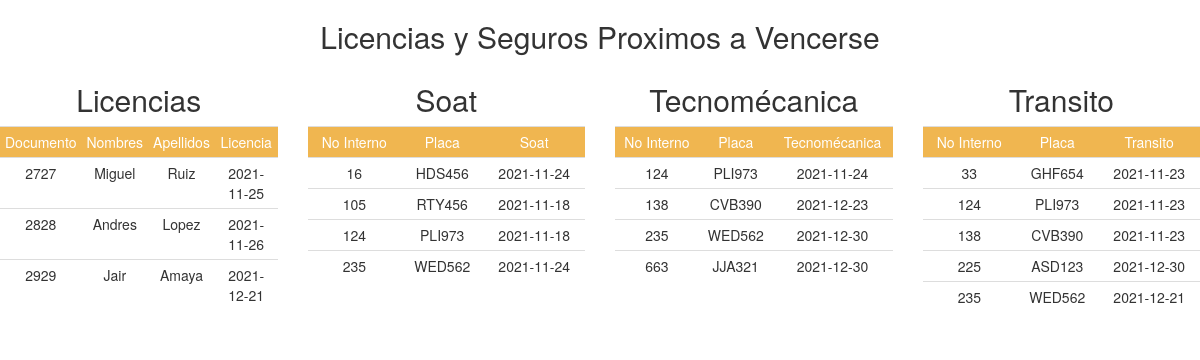
/admin/vigencia_seguros.php (signed in), run on the app's committed database.
### tables this page shows
CREATE TABLE `conductores` (
  `id_conductor` int(10) NOT NULL,
  `documento_conductor` int(20) NOT NULL,
  `nombres_conductor` varchar(50) NOT NULL,
  `apellidos_conductor` varchar(50) NOT NULL,
  `direccion_conductor` varchar(50) NOT NULL,
  `celular_conductor` bigint(15) NOT NULL,
  `email` varchar(50) NOT NULL,
  `password` varchar(60) NOT NULL,
  `licencia_conductor` int(20) NOT NULL,
  `vigencia_licencia` date NOT NULL,
  `id_categoria` int(3) NOT NULL,
  `id_estado` int(2) NOT NULL,
  `id_tipo_usuario` int(10) NOT NULL,
  `fecha_alta` date NOT NULL
);

CREATE TABLE `vehiculos` (
  `num_interno_vehiculo` int(10) NOT NULL,
  `placa_vehiculo` varchar(6) NOT NULL,
  `id_tipo_vehiculo` int(10) NOT NULL,
  `modelo_vehiculo` int(4) NOT NULL,
  `cilindraje_vehiculo` int(6) NOT NULL,
  `num_motor_vehiculo` varchar(30) NOT NULL,
  `marca_vehiculo` varchar(20) NOT NULL,
  `clase_vehiculo` varchar(15) NOT NULL,
  `capacidad_vehiculo` int(2) NOT NULL,
  `vin_vehiculo` varchar(30) NOT NULL,
  `soat_vehiculo` int(20) NOT NULL,
  `vigencia_soat` date NOT NULL,
  `tecno_vehiculo` int(20) NOT NULL,
  `vigencia_tecno` date NOT NULL,
  `licencia_transito_vehiculo` int(20) NOT NULL,
  `vigencia_licencia` date NOT NULL,
  `id_estado` int(2) NOT NULL,
  `fecha_alta` date NOT NULL
);

### admin/vigencia_seguros.php (the view, shortened to what this page needs)
<!DOCTYPE html>
<html>
<head>
    <link rel="stylesheet" type="text/css" href="../css/bootstrap.css">
    <link rel="stylesheet" type="text/css" href="../css/bootstrap-theme.css">
    <link rel="stylesheet" type="text/css" href="../estilo.css">
    <link rel="stylesheet" type="text/css" href="../font-awesome/css/font-awesome.css">
</head>
<body>
  <center>
      <h2>Licencias y Seguros Proximos a Vencerse</h2>
  </center>
<div class="row">
  <div class="col-xs-12 col-sm-6 col-md-3">
    <center>
     <h2>Licencias</h2>
      <div class="table-responsive">
       <table border="0" width="100%" align="center" class="table table-condensed table-hover">
            <?php
              $sql="SELECT * FROM conductores WHERE vigencia_licencia BETWEEN curdate() AND date_add(curdate(), interval 60 day)";
              $registro = mysql_query($sql);
              $resultado = mysql_num_rows($registro);
              if($resultado > 0)
              {
             ?>
              <tr style="background: #f0b650">
                <td align="center"><font color="#fff">Documento</font></td>
                <td align="center"><font color="#fff">Nombres</font></td>
                <td align="center"><font color="#fff">Apellidos</font></td>
                <td align="center"><font color="#fff">Licencia</font></td>
              </tr>
              <?php
                      while ($reg=mysql_fetch_array($registro))
                            {
              ?>
                              <tr>
                                <td align="center"><?php echo $reg['documento_conductor']; ?></td>
                                <td align="center"><?php echo $reg['nombres_conductor']; ?></td>
                                <td align="center"><?php echo $reg['apellidos_conductor']; ?></td>
                                <td align="center"><?php echo $reg['vigencia_licencia']; ?></td>
                              </tr>
              <?php
                            }
              ?>
      </table>
    </div>
          <?php
              }
               else
               {
                 echo "<center><br /><br /><br /><br /><br /><br />";
                 echo "<h2>No Existen Conductores </h2>";
                 echo "</center>";
               }
          ?>
    </center>
  </div>
  <div class="col-xs-12 col-sm-6 col-md-3">
    <center>
       <h2>Soat</h2>
      <div class="table-responsive">
        <table border="0" width="100%" align="center" class="table table-condensed table-hover">
       <?php
            $sql="SELECT * FROM vehiculos WHERE vigencia_soat BETWEEN curdate() AND date_add(curdate(), interval 60 day)";
              $registro = mysql_query($sql);
              $resultado = mysql_num_rows($registro);
              if($resultado > 0)
              {
       ?>
              <tr style="background: #f0b650">
                <td align="center"><font color="#fff">No Interno</font></td>
                <td align="center"><font color="#fff">Placa</font></td>
                <td align="center"><font color="#fff">Soat</font></td>
              </tr>
            <?php
                while ($reg=mysql_fetch_array($registro))
                {
            ?>
                    <tr>
                    <td align="center"><?php echo $reg['num_interno_vehiculo']; ?></td>
                    <td align="center"><?php echo $reg['placa_vehiculo']; ?></td>
                    <td align="center"><?php echo $reg['vigencia_soat']; ?></td>
                    </tr>
           <?php
                }
           ?>
       </table>
      </div>
        <?php
          }
           else
           {
             echo "<center><br /><br /><br /><br /><br /><br />";
             echo "<h2>No Existen Vehículos </h2>";
             echo "</center>";
           }
        ?>
    </center>
  </div>
  <div class="col-xs-12 col-sm-6 col-md-3">
    <center>
      <h2>Tecnomécanica</h2>
      <div class="table-responsive">
       <table border="0" width="100%" align="center" class="table table-condensed table-hover">
      <?php
            $sql="SELECT * FROM vehiculos WHERE vigencia_tecno BETWEEN curdate() AND date_add(curdate(), interval 60 day)";
              $registro = mysql_query($sql);
              $resultado = mysql_num_rows($registro);
              if($resultado > 0)
              {
      ?>
               <tr style="background: #f0b650">
                <td align="center"><font color="#fff">No Interno</font></td>
                <td align="center"><font color="#fff">Placa</font></td>
                <td align="center"><font color="#fff">Tecnomécanica</font></td>
               </tr>
         <?php
          while ($reg=mysql_fetch_array($registro))
                {
        ?>
                  <tr>
                    <td align="center"><?php echo $reg['num_interno_vehiculo']; ?></td>
                    <td align="center"><?php echo $reg['placa_vehiculo']; ?></td>
                    <td align="center"><?php echo $reg['vigencia_tecno']; ?></td>
                  </tr>
        <?php
                }
        ?>
      </table>
    </div>
        <?php
          }
           else
           {
             echo "<center><br /><br /><br /><br /><br /><br />";
             echo "<h2>No Existen Vehículos </h2>";
             echo "</center>";
           }
        ?>
    </center>
  </div>
  <div class="col-xs-12 col-sm-6 col-md-3">
    <center>
      <h2>Transito</h2>
      <div class="table-responsive">
       <table border="0" width="100%" align="center" class="table table-condensed table-hover">
      <?php
            $sql="SELECT * FROM vehiculos WHERE vigencia_licencia BETWEEN curdate() AND date_add(curdate(), interval 60 day)";
              $registro = mysql_query($sql);
              $resultado = mysql_num_rows($registro);
              if($resultado > 0)
              {
      ?>
               <tr style="background: #f0b650">
                <td align="center"><font color="#fff">No Interno</font></td>
                <td align="center"><font color="#fff">Placa</font></td>
                <td align="center"><font color="#fff">Transito</font></td>
               </tr>
       <?php
          while ($reg=mysql_fetch_array($registro))
                {
       ?>
                   <tr>
                    <td align="center"><?php echo $reg['num_interno_vehiculo']; ?></td>
                    <td align="center"><?php echo $reg['placa_vehiculo']; ?></td>
                    <td align="center"><?php echo $reg['vigencia_licencia']; ?></td>
                   </tr>
       <?php
                }
       ?>
      </table>
    </div>
       <?php
          }
           else
           {
             echo "<center><br /><br /><br /><br /><br /><br />";
             echo "<h2>No Existen Vehículos </h2>";
             echo "</center>";
           }
       ?>
    </center>
  </div>
</div>
</body>
</html>

### data on the page
conductores: documento_conductor "2727", nombres_conductor "Miguel", apellidos_conductor "Ruiz", vigencia_licencia "2021-11-25"
conductores: documento_conductor "2828", nombres_conductor "Andres", apellidos_conductor "Lopez", vigencia_licencia "2021-11-26"
conductores: documento_conductor "2929", nombres_conductor "Jair", apellidos_conductor "Amaya", vigencia_licencia "2021-12-21"
vehiculos: num_interno_vehiculo "16", placa_vehiculo "HDS456", vigencia_soat "2021-11-24"
vehiculos: num_interno_vehiculo "105", placa_vehiculo "RTY456", vigencia_soat "2021-11-18"
vehiculos: num_interno_vehiculo "124", placa_vehiculo "PLI973", vigencia_soat "2021-11-18", vigencia_tecno "2021-11-24", vigencia_licencia "2021-11-23"
vehiculos: num_interno_vehiculo "235", placa_vehiculo "WED562", vigencia_soat "2021-11-24", vigencia_tecno "2021-12-30", vigencia_licencia "2021-12-21"
vehiculos: num_interno_vehiculo "138", placa_vehiculo "CVB390", vigencia_tecno "2021-12-23", vigencia_licencia "2021-11-23"
vehiculos: num_interno_vehiculo "663", placa_vehiculo "JJA321", vigencia_tecno "2021-12-30"
vehiculos: num_interno_vehiculo "33", placa_vehiculo "GHF654", vigencia_licencia "2021-11-23"
vehiculos: num_interno_vehiculo "225", placa_vehiculo "ASD123", vigencia_licencia "2021-12-30"
